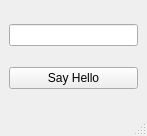
<?xml version="1.0" encoding="UTF-8"?>
<ui version="4.0">
 <class>MainWindow</class>
 <widget class="QMainWindow" name="MainWindow">
  <property name="geometry">
   <rect>
    <x>0</x>
    <y>0</y>
    <width>147</width>
    <height>136</height>
   </rect>
  </property>
  <property name="windowTitle">
   <string>MainWindow</string>
  </property>
  <widget class="QWidget" name="centralwidget">
   <layout class="QVBoxLayout" name="verticalLayout">
    <item>
     <widget class="QLineEdit" name="lineEdit"/>
    </item>
    <item>
     <widget class="QPushButton" name="pushButton">
      <property name="text">
       <string>Say Hello</string>
      </property>
     </widget>
    </item>
   </layout>
  </widget>
  <widget class="QMenuBar" name="menubar">
   <property name="geometry">
    <rect>
     <x>0</x>
     <y>0</y>
     <width>147</width>
     <height>25</height>
    </rect>
   </property>
  </widget>
  <widget class="QStatusBar" name="statusbar"/>
 </widget>
 <resources/>
 <connections/>
</ui>
